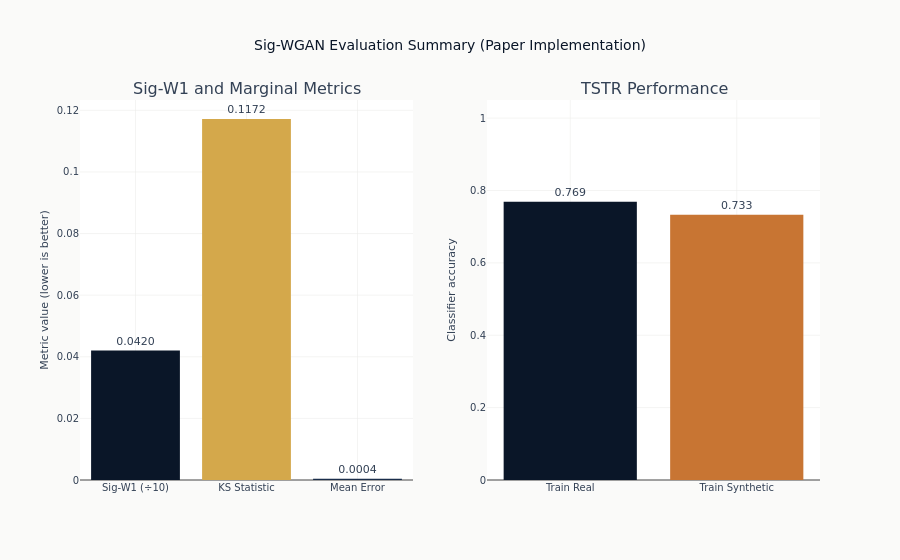

Notebook code cell kept with this figure:
### Markdown cell above
## 13. Summary Visualization

### Code cell
fig = make_subplots(
    rows=1,
    cols=2,
    subplot_titles=["Sig-W1 and Marginal Metrics", "TSTR Performance"],
)

# Left: Signature and marginal metrics
metrics = ["Sig-W1 (÷10)", "KS Statistic", "Mean Error"]
values = [
    eval_results["sig_w1"] / 10,  # Scale down for visualization
    eval_results["ks_statistic"],
    abs(eval_results["real_mean"] - eval_results["syn_mean"]),
]

fig.add_trace(
    go.Bar(
        x=metrics,
        y=values,
        marker_color=[COLORS["blue"], COLORS["amber"], COLORS["slate"]],
        text=[f"{v:.4f}" for v in values],
        textposition="outside",
    ),
    row=1,
    col=1,
)

# Right: TSTR
methods = ["Train Real", "Train Synthetic"]
accuracies = [
    tstr_results["accuracy_train_real"],
    tstr_results["accuracy_train_synthetic"],
]

fig.add_trace(
    go.Bar(
        x=methods,
        y=accuracies,
        marker_color=[COLORS["blue"], COLORS["copper"]],
        text=[f"{a:.3f}" for a in accuracies],
        textposition="outside",
    ),
    row=1,
    col=2,
)

fig.update_yaxes(title_text="Metric value (lower is better)", row=1, col=1)
fig.update_yaxes(title_text="Classifier accuracy", row=1, col=2, range=[0, 1.05])
fig.update_layout(
    title_text="Sig-WGAN Evaluation Summary (Paper Implementation)",
    showlegend=False,
    template="ml4t",
)

fig.show()

### Figure 1 — Plotly figure (JSON) as saved in the notebook; plotly's stock layout.template omitted (floating-point values rounded to 4 significant figures)
{"data": [{"marker": {"color": ["#0a1628", "#D4A84B", "#1a2d4a"]}, "text": ["0.0420", "0.1172", "0.0004"], "textposition": "outside", "type": "bar", "x": ["Sig-W1 (÷10)", "KS Statistic", "Mean Error"], "xaxis": "x", "y": [0.042, 0.1172, 0.0004203], "yaxis": "y"}, {"marker": {"color": ["#0a1628", "#C87533"]}, "text": ["0.769", "0.733"], "textposition": "outside", "type": "bar", "x": ["Train Real", "Train Synthetic"], "xaxis": "x2", "y": [0.7686, 0.7331], "yaxis": "y2"}], "layout": {"annotations": [{"font": {"size": 16}, "showarrow": false, "text": "Sig-W1 and Marginal Metrics", "x": 0.225, "xanchor": "center", "xref": "paper", "y": 1.0, "yanchor": "bottom", "yref": "paper"}, {"font": {"size": 16}, "showarrow": false, "text": "TSTR Performance", "x": 0.775, "xanchor": "center", "xref": "paper", "y": 1.0, "yanchor": "bottom", "yref": "paper"}], "showlegend": false, "title": {"text": "Sig-WGAN Evaluation Summary (Paper Implementation)"}, "xaxis": {"anchor": "y", "domain": [0.0, 0.45]}, "xaxis2": {"anchor": "y2", "domain": [0.55, 1.0]}, "yaxis": {"anchor": "x", "domain": [0.0, 1.0], "title": {"text": "Metric value (lower is better)"}}, "yaxis2": {"anchor": "x2", "domain": [0.0, 1.0], "range": [0, 1.05], "title": {"text": "Classifier accuracy"}}}}
